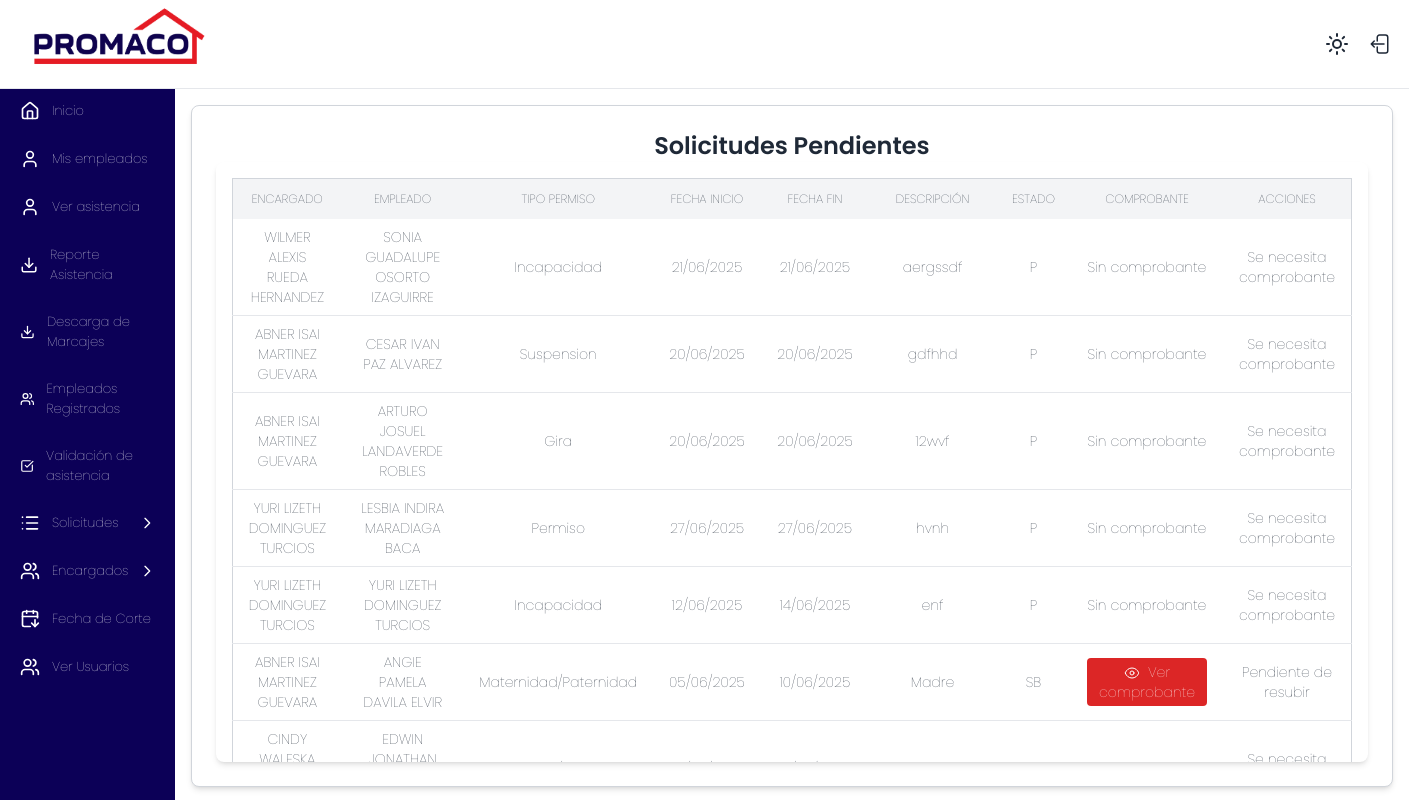
Page /marcaje/solicitud/ (signed in) on the earlier database version.
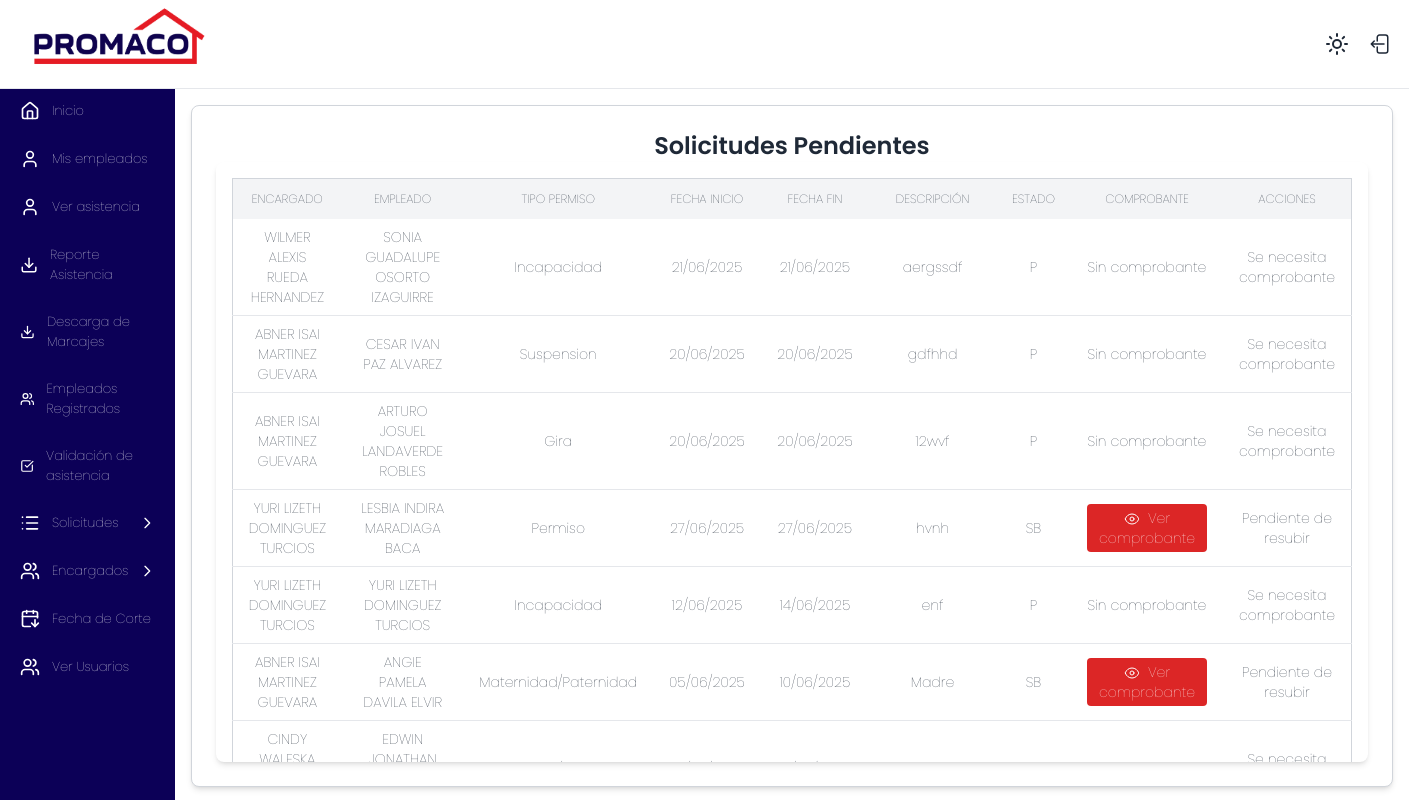
Same page on the later database version.
### marcaje/models.py (models this page shows, shortened)
class Permisos(models.Model):
    ESTADO_SOLICITUD = [
        ('P', 'Pendiente'),
        ('A', 'Aprobada'),
        ('SB', 'SUBSANADO'),
        ('R', 'Rechazada'),
    ]
    encargado = models.ForeignKey(Empleado, related_name="solicitudes_enviadas", on_delete=models.PROTECT)
    empleado = models.ForeignKey(Empleado, on_delete=models.CASCADE)
    tipo_permiso = models.ForeignKey(TipoPermisos, on_delete=models.PROTECT)
    fecha_inicio = models.DateField()
    fecha_final = models.DateField()
    fecha_solicitud = models.DateField(auto_now_add=True)
    hora_inicio = models.TimeField(null=True, blank=True)
    hora_final = models.TimeField(null=True, blank=True)
    descripcion = models.CharField(max_length=300)
    tiene_comprobante = models.BooleanField(default=False)
    estado_solicitud = models.CharField(max_length=2, choices=ESTADO_SOLICITUD, default='P')
    pendiente_subsanar = models.BooleanField(default=False)
    aprobacion_gerencial = models.BooleanField(default=False)

class Empleado(models.Model):
    user = models.OneToOneField(User, on_delete=models.SET_NULL, null=True, blank=True, related_name='empleado_marcaje')
    id_externo = models.IntegerField(unique=True)
    codigo = models.CharField(max_length=20)
    nombre = models.CharField(max_length=100)
    departamento = models.CharField(max_length=100)
    sucursal = models.ForeignKey(Sucursal, on_delete=models.PROTECT)
    es_encargado = models.BooleanField(default=False)
    class Meta:
        verbose_name = "Empleado"
        verbose_name_plural = "Empleados"
        ordering = ['nombre']
    def __str__(self):
        return f"{self.nombre} "

class TipoPermisos(models.Model):
    tipo = models.CharField(max_length=100)
    simbolo = models.CharField(max_length=5, null=True, blank=True)
    cod_color = models.CharField(max_length=10, null=True, blank=True)

### marcaje/views.py (the view)
        def _wrapped_view(request, *args, **kwargs):
            if not request.user.is_authenticated or not check(request.user):
                raise Http404("Página no encontrada")
            return view_func(request, *args, **kwargs)

### marcaje/context_processors.py (called while the page is built)
def empleados_a_cargo_context(request):
    empleados_cargo = []
    encargado_obj = None
    if request.user.is_authenticated:
        try:
            encargado = Empleado.objects.get(user=request.user)
            encargado_obj = encargado
            if encargado.es_encargado:
                empleados_cargo = Empleado.objects.filter(
                    encargado_asignado__encargado=encargado
                )
        except Empleado.DoesNotExist:
            encargado_obj = None
    return {'empleados_a_cargo_global': empleados_cargo, 'encargado': encargado_obj}

### marcaje/templatetags/auth_extras.py (called while the page is built)
@register.filter(name='has_group')
def has_group(user, group_name):
    return user.groups.filter(name=group_name).exists()

### marcaje/views.py (called while the page is built)
def grupo_requerido(nombre_grupo):
    def check(user):
        return user.groups.filter(name=nombre_grupo).exists()
    def decorator(view_func):
        def _wrapped_view(request, *args, **kwargs):
            if not request.user.is_authenticated or not check(request.user):
                raise Http404("Página no encontrada")
            return view_func(request, *args, **kwargs)
        return _wrapped_view
    return decorator

### marcaje/templates/solicitudes_rh.html (shortened to what this page needs)
{% extends 'base.html' %}
{% block content %}
{% load static %}
<link rel="stylesheet" href="{% static 'styles/menu.css' %}">
<div x-data="{ open: false, selectedPermiso: '', selectedId: '' }" class="w-full max-w-7xl mx-auto bg-white dark:bg-gray-800 p-6 rounded-lg shadow-md border border-gray-300 ">
  <h2 class="text-2xl font-semibold text-center text-gray-800 dark:text-gray-200">Solicitudes Pendientes</h2>
  <div class="bg-white dark:bg-gray-800 max-h-[600px] shadow-md rounded-lg overflow-hidden">
    <div class="p-4 overflow-x-auto overflow-y-auto">
      <table id="permisos-pendientes" class="min-w-full text-sm text-left text-gray-800 dark:text-gray-200 border border-gray-300">
        <thead class="bg-gray-100 dark:bg-gray-600 sticky top-[0px] z-10 uppercase text-xs">
          <tr>
            <th class="px-4 py-3" style="text-align: center;">Encargado</th>
            <th class="px-4 py-3" style="text-align: center;">Empleado</th>
            <th class="px-4 py-3" style="text-align: center;">Tipo Permiso</th>
            <th class="px-4 py-3" style="text-align: center;">Fecha Inicio</th>
            <th class="px-4 py-3" style="text-align: center;">Fecha Fin</th>
            <th class="px-4 py-3" style="text-align: center;">Descripción</th>
            <th class="px-4 py-3" style="text-align: center;">Estado</th>
            <th class="px-4 py-3" style="text-align: center;">Comprobante</th>
            <th class="px-4 py-3" style="text-align: center;">Acciones</th>
          </tr>
        </thead>
        <tbody class="divide-y divide-gray-200 dark:divide-gray-700">
          {% for p in permisos %}
          <tr class="text-center hover:bg-gray-100 dark:hover:bg-gray-700 transition-colors duration-200">
            <td class="px-4 py-2">{{ p.permiso.encargado }}</td>
            <td class="px-4 py-2">{{ p.permiso.empleado }}</td>
            <td class="px-4 py-2">{{ p.permiso.tipo_permiso.tipo }}</td>
            <td class="px-4 py-2">{{ p.permiso.fecha_inicio|date:"d/m/Y" }}</td>
            <td class="px-4 py-2">{{ p.permiso.fecha_final|date:"d/m/Y" }}</td>
            <td class="px-4 py-2">{{ p.permiso.descripcion }}</td>
            <td class="px-4 py-2">{{ p.permiso.estado_solicitud }}</td>
            <td class="px-4 py-2">
              {% if p.comprobante %}
                <button type="button" href="{{ p.comprobante }}" target="_blank" onclick="window.open('{{ p.comprobante }}', '_blank', 'toolbar=0,location=0,menubar=0,width=800,height=600'); return false;" data-url="{{ p.comprobante.url }}"
                  class="ver-archivo bg-red-600 text-white px-3 py-1 rounded hover:bg-red-700 text-sm hover:text-white transition">
                  Ver comprobante
                </button>
                {% else %}
                  <p>Sin comprobante</p>
              {% endif %}
            </td>
            <td class="px-4 py-2 text-center">
              {% if p.comprobante and p.permiso.pendiente_subsanar == False %}
                <button type="button" @click="open = true; selectedPermiso = '{{ p.permiso.empleado }}'; selectedId = '{{ p.permiso.id }}';"
                  class="bg-blue-600 text-white px-3 py-1 rounded hover:bg-blue-700 text-sm">
                  Opciones
                </button>
                {% else %}
                {% if p.permiso.pendiente_subsanar == False %}
                  <span>Se necesita comprobante</span>
                  {% else %}
                    <span>Pendiente de resubir</span>
                {% endif %}
              {% endif %}
            </td>
          </tr>
          {% endfor %}
        </tbody>
      </table>
    </div>
  </div>
</div>
{% endblock %}

Differences in the rows shown:
changed Permisos "hvnh": permiso.estado_solicitud "P" → "SB"; text "Sin comprobante" → "Ver comprobante"; pendiente_subsanar "Se necesita comprobante" → "Pendiente de resubir"
